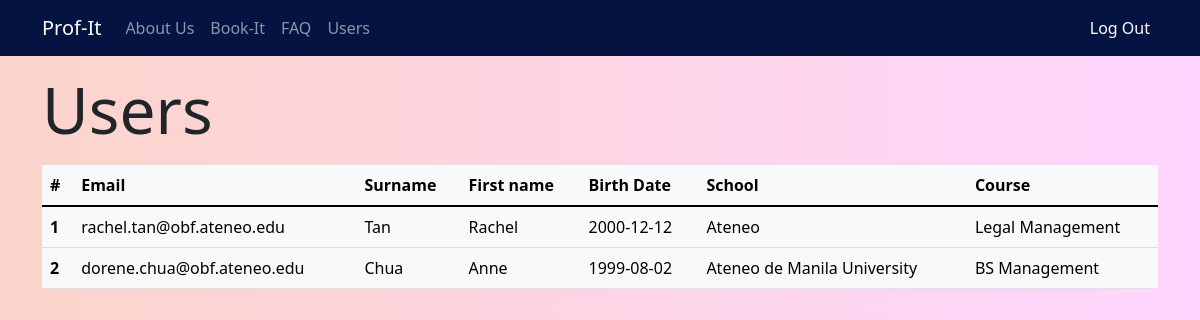
The app's page /users (signed in) with its own data.
### app.py (models this page shows)
class User(UserMixin, db.Model):
    __tablename__ = 'users'
    id = db.Column(db.Integer, primary_key=True)
    surname = db.Column(db.String(64))
    first_name = db.Column(db.String(64))
    age = db.Column(db.Integer)
    birth_date = db.Column(db.Date)
    school = db.Column(db.String(64))
    year_college = db.Column(db.Integer)
    course = db.Column(db.String(64))
    email = db.Column(db.String(64), unique=True, index=True)
    password = db.Column(db.String(128))

### app.py (the view)
@app.route('/users')
@login_required
def users():
    users = User.query.all()
    index = []
    surname = []
    first_name = []
    email = []
    birth_date = []
    school = []
    course = []
    arr_len = len(users)
    for idx, user in enumerate(users):
        index.append(idx+1)
        email.append(user.email)
        surname.append(user.surname)
        first_name.append(user.first_name)
        birth_date.append(user.birth_date)
        school.append(user.school)
        course.append(user.course)
    query = {
        'id': index,
        'email': email,
        'surname': surname,
        'first_name': first_name,
        'birth_date': birth_date,
        'school': school,
        'course': course,
    }
    return render_template('main/users.html', query=query, arr_len=arr_len)

### app.py (called while the page is built)
@login_manager.user_loader
def load_user(user_id):
    return User.query.get(int(user_id))

### templates/main/users.html (shortened to what this page needs)
{% extends "base.html" %}
{% block content %}
{{ macros.create_header('Users') }}
<table class="table table-light table-hover">
    <thead>
        <tr>
            <th scope="col">#</th>
            <th scope="col">Email</th>
            <th scope="col">Surname</th>
            <th scope="col">First name</th>
            <th scope="col">Birth Date</th>
            <th scope="col">School</th>
            <th scope="col">Course</th>
        </tr>
    </thead>
    <tbody>
        {% for i in range(arr_len) %}
        <tr>
            <th scope="row">{{ query['id'][i] }}</th>
            <td>{{ query['email'][i] }}</td>
            <td>{{ query['surname'][i] }}</td>
            <td>{{ query['first_name'][i] }}</td>
            <td>{{ query['birth_date'][i] }}</td>
            <td>{{ query['school'][i] }}</td>
            <td>{{ query['course'][i] }}</td>
        </tr>
        {% endfor %}
    </tbody>
</table>
{% endblock %}

### templates/base.html (shortened to what this page needs)
<!DOCTYPE html>
<html lang="en">
<head>
    <link href="https://cdn.jsdelivr.net/npm/bootstrap@5.1.3/dist/css/bootstrap.min.css" rel="stylesheet"
>
    <link rel="stylesheet" href="static/styles.css">
    {% import 'macros.html' as macros %}
</head>
<body class="gradient-custom">
    <nav class="navbar navbar-dark navbar-custom navbar-expand-lg">
        <div class="container">
            <a class="navbar-brand" href="{{ url_for('index') }}">Prof-It</a>
            <div class="collapse navbar-collapse" id="expandme">
                <ul class="navbar-nav">
                    <li class="nav-item">
                        <a href="{{ url_for('about') }}" class="nav-link">About Us</a>
                    </li>
                    {% if current_user.is_authenticated %}
                    <li class="nav-item">
                        <a href="{{ url_for('book_it') }}" class="nav-link">Book-It</a>
                    </li>
                    <li class="nav-item">
                        <a href="{{ url_for('faq') }}" class="nav-link">FAQ</a>
                    </li>
                    <li class="nav-item">
                        <a href="{{ url_for('users') }}" class="nav-link">Users</a>
                    </li>
                    {% endif %}
                </ul>
                {% if current_user.is_authenticated %}
                <ul class="navbar-nav ms-auto">
                    <li class="nav-item">
                        <a href="{{ url_for('logout') }}" class="nav-link active">Log Out</a>
                    </li>
                </ul>
                {% endif %}
            </div>
        </div>
    </nav>
    <div class="container">
        {% block content %}{% endblock %}
    </div>
</body>
</html>

### templates/macros.html (shortened to what this page needs)
{% macro create_header(text) -%}
<div class="page-header">
    <h1 class="display-3 my-3">
        {{ text }}
    </h1>
</div>
{%- endmacro %}

### static/styles.css (style rules this page uses)
.gradient-custom { background: linear-gradient(to right, rgba(250, 208, 196, 0.9), rgba(255, 209, 255, 0.9)); }
.navbar-custom { background-color: #041342; }

### records on screen
User: email "rachel.tan@obf.ateneo.edu", surname "Tan", first_name "Rachel", birth_date "2000-12-12", school "Ateneo", course "Legal Management"
User: email "dorene.chua@obf.ateneo.edu", surname "Chua", first_name "Anne", birth_date "1999-08-02", school "Ateneo de Manila University", course "BS Management"

### other values on screen
{{ text }} "Users"
{{ query['id'][i] }} "1" "2"
